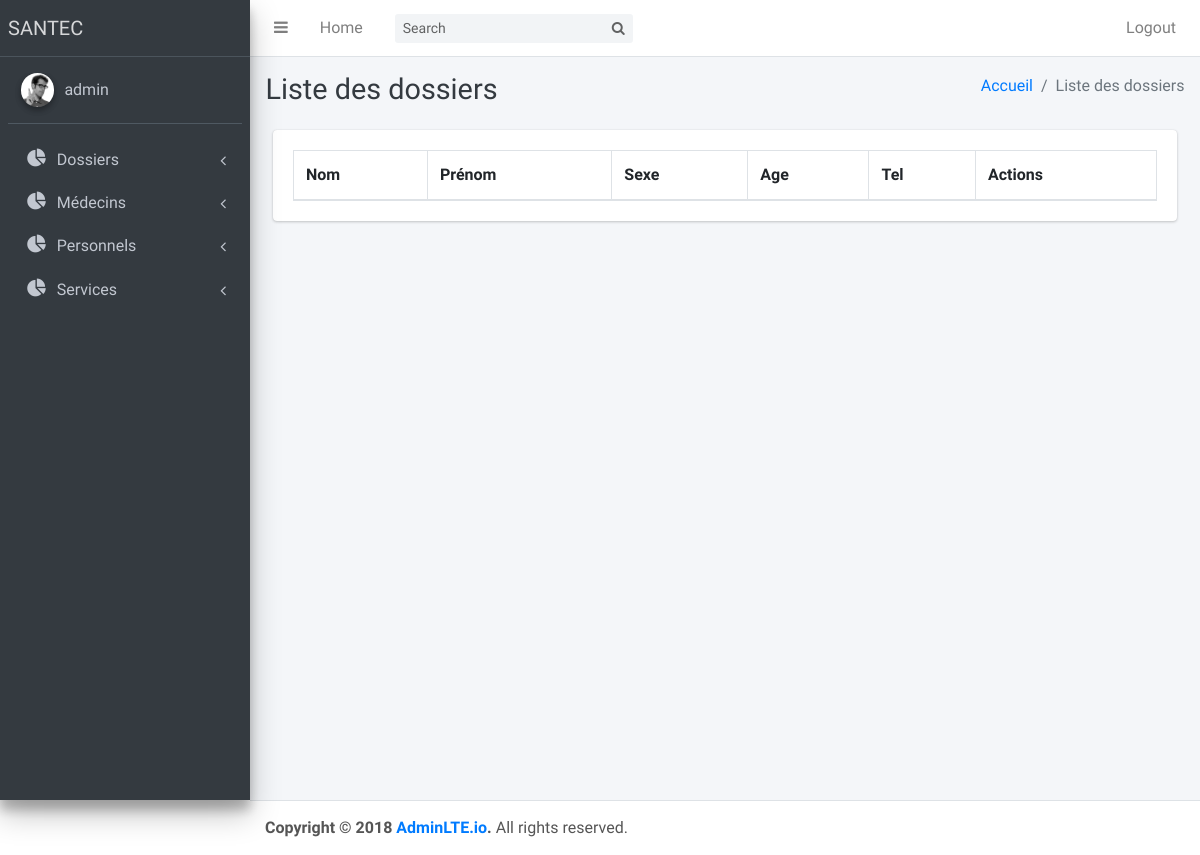
Before: /liste_dossiers/ (signed in) with the older database file.
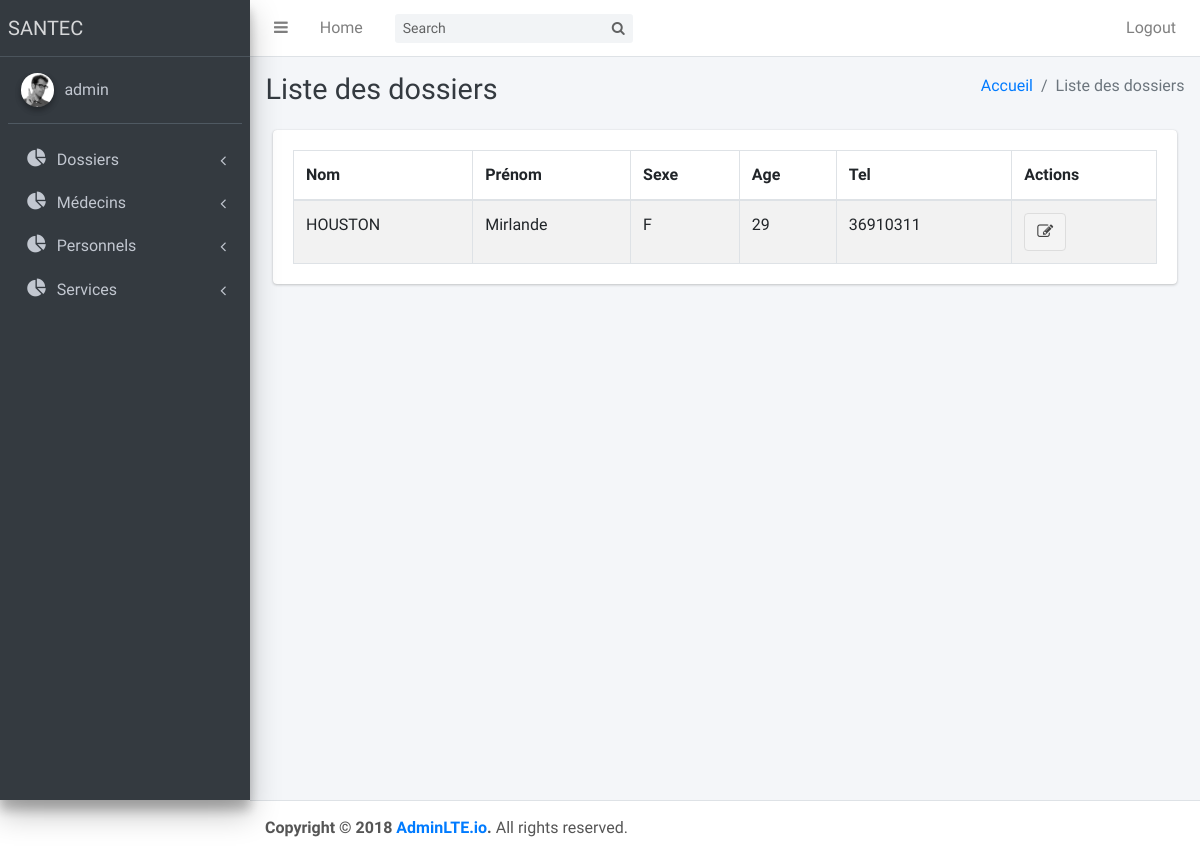
After: the same page with the newer database file.
### santec/models.py (models this page shows)
class Dossier(models.Model):
	id_patient = models.ForeignKey(Patient, on_delete=models.CASCADE)
	diagnostique = models.TextField()
	id_antecedant = models.ForeignKey(Antecedant, on_delete=models.CASCADE, null=True)

class Patient(models.Model):
	id_personne = models.ForeignKey(Personne, on_delete=models.CASCADE)
	age = models.IntegerField(verbose_name="Age")
	sexe = models.CharField(verbose_name="Sexe", max_length=2)
	religion = models.CharField(verbose_name="Religion", max_length=255)
	personne_respon = models.CharField(verbose_name="Nom Personne Resposable", max_length=255)
	profession = models.CharField(verbose_name="Profession", max_length=255)
	groupe_sanguin = models.CharField(verbose_name="Groupe Sanguin", max_length=1)
	allergie_connu = models.CharField(verbose_name="Allergie Connu", max_length=255)

class Personne(models.Model):
	nom = models.CharField(verbose_name="Nom de la personne", max_length=255)
	prenom = models.CharField(verbose_name="Prenom de la personne", max_length=255)
	id_adresse = models.ForeignKey(Adresse, on_delete=models.CASCADE)
	telephone = models.CharField(verbose_name="Telephone", max_length=255)

### santec/views.py (the view)
# urls.py: url('liste_dossiers/', views.liste_dossiers, name="liste_dossiers"),
def liste_dossiers(request):
	if not request.user.is_authenticated():
		return HttpResponseRedirect("/login/")
	data = {'heading': 'Liste des dossiers', "dossiers": Dossier.objects.all()}
	return render(request, "admin/liste_dossiers.html", data)

### santec/templates/admin/liste_dossiers.html
{% extends 'admin/layout.html' %}
{% block 'content' %}
<div id="qbootstrap-contact">
    <div class="container">
        <div class="row">
            <div class="col-md-12 col-md-offset-">
                <div class="card card-default">
                    <div class="card-body">
                        <table class="table table-bordered  table-striped grid_data">
                            <thead>
                            <tr>
                                <th>Nom</th>
                                <th>Prénom</th>
                                <th>Sexe</th>
                                <th>Age</th>
                                <th>Tel</th>
                                <th>Actions</th>
                            </tr>
                            </thead>
                            <tbody>
                            {% for dossier in dossiers %}
                            <tr>
                                <td>{{dossier.id_patient.id_personne.nom}}</td>
                                <td>{{dossier.id_patient.id_personne.prenom}}</td>
                                <td>{{dossier.id_patient.sexe}}</td>
                                <td>{{dossier.id_patient.age}}</td>
                                <td>{{dossier.id_patient.id_personne.telephone}}</td>
                                <td>
                                    <a href="/editer_dossier/{{dossier.pk}}" class="btn btn-default">
                                        <i class="fa fa-edit"></i>
                                    </a>
                                </td>
                            </tr>
                            {% endfor %}
                            </tbody>
                        </table>
                    </div>
                </div>
            </div>
        </div>
    </div>
</div>
{% endblock %}

### santec/templates/admin/layout.html (shortened to what this page needs)
{% load staticfiles %}
<!DOCTYPE html>
<html lang="en">
<head>
    <link rel="stylesheet" href="{% static 'vendor/plugins/font-awesome/css/font-awesome.min.css' %}">
    <link rel="stylesheet" href="http://code.ionicframework.com/ionicons/2.0.1/css/ionicons.min.css">
  <link rel="stylesheet" href="{% static 'vendor/plugins/datatables/dataTables.bootstrap4.min.css' %}">
  <link rel="stylesheet" href="{% static 'vendor/plugins/select2/select2.min.css' %}">
    <link rel="stylesheet" href="{% static 'vendor/dist/css/adminlte.min.css' %}">
</head>
<body class="hold-transition sidebar-mini">
<div class="wrapper">
    <nav class="main-header navbar navbar-expand bg-white navbar-light border-bottom">
        <ul class="navbar-nav">
            <li class="nav-item">
                <a class="nav-link" data-widget="pushmenu" href="#"><i class="fa fa-bars"></i></a>
            </li>
            <li class="nav-item d-none d-sm-inline-block">
                <a href="/" class="nav-link">Home</a>
            </li>
        </ul>
        <form class="form-inline ml-3">
            <div class="input-group input-group-sm">
                <input class="form-control form-control-navbar" type="search" placeholder="Search" aria-label="Search">
                <div class="input-group-append">
                    <button class="btn btn-navbar" type="submit">
                        <i class="fa fa-search"></i>
                    </button>
                </div>
            </div>
        </form>
        <ul class="navbar-nav ml-auto">
            {% if request.user.is_authenticated %}
            <li class="nav-item">
                <a class="nav-link" href="/logout/">Logout</a>
            </li>
            {% endif %}
        </ul>
    </nav>
    {% block 'nav' %}
    <aside class="main-sidebar sidebar-dark-primary elevation-4">
        <a href="index3.html" class="brand-link">
            <span class="brand-text font-weight-light">SANTEC</span>
        </a>
        <div class="sidebar">
            <div class="user-panel mt-3 pb-3 mb-3 d-flex">
                <div class="image">
                    <img src="{% static 'vendor/dist/img/user2-160x160.jpg' %}" class="img-circle elevation-2"
                         alt="User Image">
                </div>
                <div class="info">
                    <a href="#" class="d-block">{{ request.user.username }}</a>
                </div>
            </div>
            <nav class="mt-2">
                <ul class="nav nav-pills nav-sidebar flex-column" data-widget="treeview" role="menu"
                    data-accordion="false">
                    <li class="nav-item has-treeview">
                        <a href="#" class="nav-link">
                            <i class="nav-icon fa fa-pie-chart"></i>
                            <p>
                                Dossiers
                                <i class="right fa fa-angle-left"></i>
                            </p>
                        </a>
                    </li>
                    <li class="nav-item has-treeview">
                        <a href="#" class="nav-link">
                            <i class="nav-icon fa fa-pie-chart"></i>
                            <p>
                                Médecins
                                <i class="right fa fa-angle-left"></i>
                            </p>
                        </a>
                    </li>
                    <li class="nav-item has-treeview">
                        <a href="#" class="nav-link">
                            <i class="nav-icon fa fa-pie-chart"></i>
                            <p>
                                Personnels
                                <i class="right fa fa-angle-left"></i>
                            </p>
                        </a>
                    </li>
                    <li class="nav-item has-treeview">
                        <a href="#" class="nav-link">
                            <i class="nav-icon fa fa-pie-chart"></i>
                            <p>
                                Services
                                <i class="right fa fa-angle-left"></i>
                            </p>
                        </a>
                    </li>
                </ul>
            </nav>
        </div>
    </aside>
    {% endblock %}
    {% block 'main' %}
    <div class="content-wrapper">
        <div class="content-header">
            <div class="container-fluid">
                <div class="row mb-2">
                    <div class="col-sm-6">
                        <h1 class="m-0 text-dark">{{heading}}</h1>
                    </div>
                    <div class="col-sm-6">
                        <ol class="breadcrumb float-sm-right">
                            <li class="breadcrumb-item"><a href="/">Accueil</a></li>
                            <li class="breadcrumb-item active">{{heading}}</li>
                        </ol>
                    </div>
                </div>
            </div>
        </div>
        <div class="content">
            <div class="container-fluid">
                {% block 'content' %}
                {% endblock %}
            </div>
        </div>
    </div>
    {% block 'footer' %}
    <footer class="main-footer">
        <strong>Copyright &copy; 2018 <a href="https://adminlte.io">AdminLTE.io</a>.</strong> All rights reserved.
    </footer>
    {% endblock %}
    {% endblock %}
</div>
</body>
</html>

Changed rows visible on the page:
added Dossier: id_patient.id_personne.nom "HOUSTON", id_patient.id_personne.prenom "Mirlande", id_patient.sexe "F", id_patient.age "29", id_patient.id_personne.telephone "36910311"
